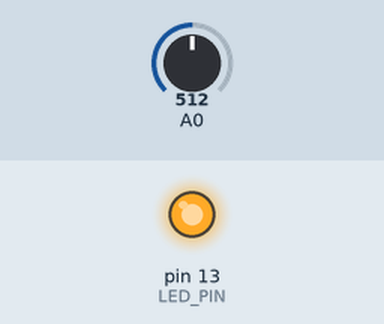
Recording of a sketch running on a simulated Arduino Uno, built with avr-gcc and run on an emulated ATmega328P. Shown: output pins drawn as LEDs (lit = HIGH). Inputs (shaded band) come from the test bench; at power-on: A0 = 512. What the sketch prints to the serial monitor is not drawn.

Above: at 0.15 s.
Timing chart, 0 to 1.6 s (numbered marks = the images above):
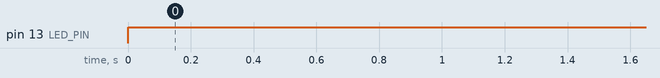

Measured:
- by itself, pin 13 (LED_PIN): LOW → HIGH at 0.00 s

The sketch:

MicrophoneRead.ino
```cpp
const int LED_PIN = 13;
const int THRESHOLD = 400;

void setup() {
  pinMode(LED_PIN, OUTPUT);
  Serial.begin(4800);
}

void loop() {
  int sensorValue = analogRead(A0);
  if (sensorValue > THRESHOLD) {
    digitalWrite(LED_PIN, HIGH);
  }
  Serial.println(sensorValue);
  delay(20);
  digitalWrite(LED_PIN, LOW);
}
```
